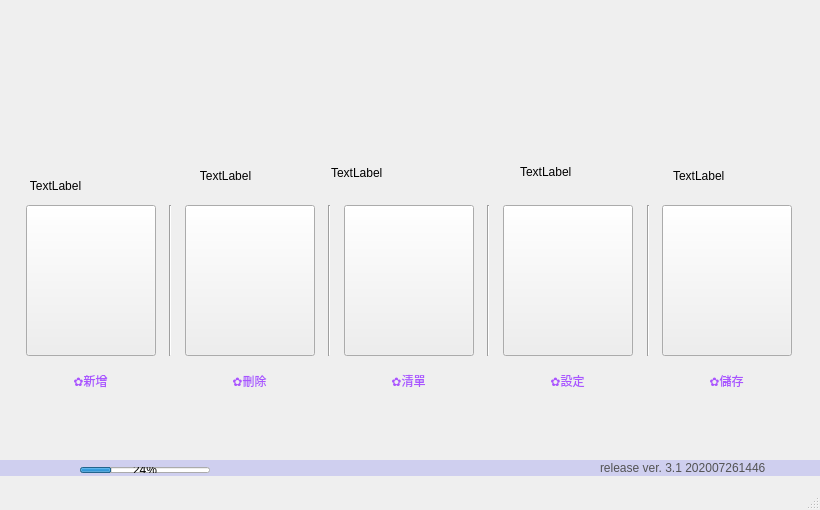
<?xml version="1.0" encoding="UTF-8"?>
<ui version="4.0">
 <class>MyMemo</class>
 <widget class="QMainWindow" name="MyMemo">
  <property name="geometry">
   <rect>
    <x>0</x>
    <y>0</y>
    <width>820</width>
    <height>510</height>
   </rect>
  </property>
  <property name="mouseTracking">
   <bool>false</bool>
  </property>
  <property name="windowTitle">
   <string>MyMemo</string>
  </property>
  <property name="windowIcon">
   <iconset resource="_src.qrc">
    <normaloff>:/new/prefix1/gp_source/icon.png</normaloff>:/new/prefix1/gp_source/icon.png</iconset>
  </property>
  <property name="styleSheet">
   <string notr="true"/>
  </property>
  <widget class="QWidget" name="centralwidget">
   <widget class="QPushButton" name="pushButton_2">
    <property name="geometry">
     <rect>
      <x>185</x>
      <y>205</y>
      <width>130</width>
      <height>151</height>
     </rect>
    </property>
    <property name="focusPolicy">
     <enum>Qt::ClickFocus</enum>
    </property>
    <property name="toolTip">
     <string>&lt;html&gt;&lt;head/&gt;&lt;body&gt;&lt;p&gt;&lt;span style=&quot; font-size:9pt;&quot;&gt;刪除事項&lt;/span&gt;&lt;/p&gt;&lt;/body&gt;&lt;/html&gt;</string>
    </property>
    <property name="styleSheet">
     <string notr="true"/>
    </property>
    <property name="text">
     <string/>
    </property>
    <property name="icon">
     <iconset resource="_src.qrc">
      <normaloff>:/new/prefix1/gp_source/newRemove.png</normaloff>:/new/prefix1/gp_source/newRemove.png</iconset>
    </property>
    <property name="iconSize">
     <size>
      <width>75</width>
      <height>75</height>
     </size>
    </property>
   </widget>
   <widget class="QPushButton" name="pushButton_3">
    <property name="geometry">
     <rect>
      <x>344</x>
      <y>205</y>
      <width>130</width>
      <height>151</height>
     </rect>
    </property>
    <property name="focusPolicy">
     <enum>Qt::ClickFocus</enum>
    </property>
    <property name="toolTip">
     <string>&lt;html&gt;&lt;head/&gt;&lt;body&gt;&lt;p&gt;&lt;span style=&quot; font-size:9pt;&quot;&gt;列出我的事項&lt;/span&gt;&lt;/p&gt;&lt;/body&gt;&lt;/html&gt;</string>
    </property>
    <property name="styleSheet">
     <string notr="true"/>
    </property>
    <property name="text">
     <string/>
    </property>
    <property name="icon">
     <iconset resource="_src.qrc">
      <normaloff>:/new/prefix1/gp_source/list.png</normaloff>:/new/prefix1/gp_source/list.png</iconset>
    </property>
    <property name="iconSize">
     <size>
      <width>80</width>
      <height>80</height>
     </size>
    </property>
   </widget>
   <widget class="QPushButton" name="pushButton_4">
    <property name="geometry">
     <rect>
      <x>662</x>
      <y>205</y>
      <width>130</width>
      <height>151</height>
     </rect>
    </property>
    <property name="focusPolicy">
     <enum>Qt::ClickFocus</enum>
    </property>
    <property name="toolTip">
     <string>&lt;html&gt;&lt;head/&gt;&lt;body&gt;&lt;p&gt;儲存更新並結束&lt;/p&gt;&lt;/body&gt;&lt;/html&gt;</string>
    </property>
    <property name="styleSheet">
     <string notr="true"/>
    </property>
    <property name="text">
     <string/>
    </property>
    <property name="icon">
     <iconset resource="_src.qrc">
      <normaloff>:/new/prefix1/gp_source/renew.png</normaloff>:/new/prefix1/gp_source/renew.png</iconset>
    </property>
    <property name="iconSize">
     <size>
      <width>70</width>
      <height>70</height>
     </size>
    </property>
   </widget>
   <widget class="QLabel" name="label">
    <property name="geometry">
     <rect>
      <x>370</x>
      <y>50</y>
      <width>47</width>
      <height>12</height>
     </rect>
    </property>
    <property name="text">
     <string/>
    </property>
   </widget>
   <widget class="QLabel" name="label_2">
    <property name="geometry">
     <rect>
      <x>140</x>
      <y>450</y>
      <width>47</width>
      <height>12</height>
     </rect>
    </property>
    <property name="text">
     <string/>
    </property>
   </widget>
   <widget class="QLabel" name="label_4">
    <property name="geometry">
     <rect>
      <x>-110</x>
      <y>-10</y>
      <width>931</width>
      <height>521</height>
     </rect>
    </property>
    <property name="styleSheet">
     <string notr="true">background-image: url(:/new/prefix1/gp_source/background.png);</string>
    </property>
    <property name="text">
     <string/>
    </property>
   </widget>
   <widget class="QLabel" name="label_5">
    <property name="geometry">
     <rect>
      <x>180</x>
      <y>0</y>
      <width>441</width>
      <height>161</height>
     </rect>
    </property>
    <property name="styleSheet">
     <string notr="true">border-image: url(:/new/prefix1/gp_source/board.png);</string>
    </property>
    <property name="text">
     <string/>
    </property>
   </widget>
   <widget class="QLabel" name="label_6">
    <property name="geometry">
     <rect>
      <x>20</x>
      <y>145</y>
      <width>71</width>
      <height>81</height>
     </rect>
    </property>
    <property name="text">
     <string>TextLabel</string>
    </property>
    <property name="alignment">
     <set>Qt::AlignCenter</set>
    </property>
   </widget>
   <widget class="QLabel" name="label_7">
    <property name="geometry">
     <rect>
      <x>190</x>
      <y>135</y>
      <width>71</width>
      <height>81</height>
     </rect>
    </property>
    <property name="text">
     <string>TextLabel</string>
    </property>
    <property name="alignment">
     <set>Qt::AlignCenter</set>
    </property>
   </widget>
   <widget class="QLabel" name="lsAll">
    <property name="geometry">
     <rect>
      <x>331</x>
      <y>132</y>
      <width>81</width>
      <height>81</height>
     </rect>
    </property>
    <property name="text">
     <string>TextLabel</string>
    </property>
   </widget>
   <widget class="QPushButton" name="pushButton">
    <property name="geometry">
     <rect>
      <x>26</x>
      <y>205</y>
      <width>130</width>
      <height>151</height>
     </rect>
    </property>
    <property name="focusPolicy">
     <enum>Qt::ClickFocus</enum>
    </property>
    <property name="toolTip">
     <string>&lt;html&gt;&lt;head/&gt;&lt;body&gt;&lt;p&gt;記錄事項&lt;/p&gt;&lt;/body&gt;&lt;/html&gt;</string>
    </property>
    <property name="styleSheet">
     <string notr="true"/>
    </property>
    <property name="text">
     <string/>
    </property>
    <property name="icon">
     <iconset resource="_src.qrc">
      <normaloff>:/new/prefix1/gp_source/newAdd.png</normaloff>:/new/prefix1/gp_source/newAdd.png</iconset>
    </property>
    <property name="iconSize">
     <size>
      <width>75</width>
      <height>75</height>
     </size>
    </property>
   </widget>
   <widget class="QLabel" name="label_3">
    <property name="geometry">
     <rect>
      <x>0</x>
      <y>460</y>
      <width>831</width>
      <height>16</height>
     </rect>
    </property>
    <property name="styleSheet">
     <string notr="true">background-color: rgb(161, 161, 241, 40%);
color: rgb(97, 97, 97, 80%);
</string>
    </property>
    <property name="text">
     <string/>
    </property>
   </widget>
   <widget class="QLabel" name="label_8">
    <property name="geometry">
     <rect>
      <x>370</x>
      <y>80</y>
      <width>47</width>
      <height>12</height>
     </rect>
    </property>
    <property name="text">
     <string/>
    </property>
   </widget>
   <widget class="QLabel" name="saveAndLeave">
    <property name="geometry">
     <rect>
      <x>673</x>
      <y>125</y>
      <width>71</width>
      <height>101</height>
     </rect>
    </property>
    <property name="text">
     <string>TextLabel</string>
    </property>
   </widget>
   <widget class="Line" name="line">
    <property name="geometry">
     <rect>
      <x>162</x>
      <y>205</y>
      <width>16</width>
      <height>151</height>
     </rect>
    </property>
    <property name="orientation">
     <enum>Qt::Vertical</enum>
    </property>
   </widget>
   <widget class="Line" name="line_2">
    <property name="geometry">
     <rect>
      <x>321</x>
      <y>205</y>
      <width>16</width>
      <height>151</height>
     </rect>
    </property>
    <property name="orientation">
     <enum>Qt::Vertical</enum>
    </property>
   </widget>
   <widget class="Line" name="line_3">
    <property name="geometry">
     <rect>
      <x>480</x>
      <y>205</y>
      <width>16</width>
      <height>151</height>
     </rect>
    </property>
    <property name="orientation">
     <enum>Qt::Vertical</enum>
    </property>
   </widget>
   <widget class="QProgressBar" name="proBar">
    <property name="geometry">
     <rect>
      <x>80</x>
      <y>467</y>
      <width>130</width>
      <height>6</height>
     </rect>
    </property>
    <property name="value">
     <number>24</number>
    </property>
   </widget>
   <widget class="QLabel" name="label_9">
    <property name="geometry">
     <rect>
      <x>600</x>
      <y>460</y>
      <width>216</width>
      <height>16</height>
     </rect>
    </property>
    <property name="sizePolicy">
     <sizepolicy hsizetype="Preferred" vsizetype="Preferred">
      <horstretch>0</horstretch>
      <verstretch>0</verstretch>
     </sizepolicy>
    </property>
    <property name="baseSize">
     <size>
      <width>216</width>
      <height>16</height>
     </size>
    </property>
    <property name="styleSheet">
     <string notr="true">font: 9pt &quot;清松手寫體2&quot;;
color: rgb(83, 83, 83);</string>
    </property>
    <property name="text">
     <string>release ver. 3.1 202007261446</string>
    </property>
   </widget>
   <widget class="Line" name="line_4">
    <property name="geometry">
     <rect>
      <x>640</x>
      <y>205</y>
      <width>16</width>
      <height>151</height>
     </rect>
    </property>
    <property name="orientation">
     <enum>Qt::Vertical</enum>
    </property>
   </widget>
   <widget class="QPushButton" name="pushButton_5">
    <property name="geometry">
     <rect>
      <x>503</x>
      <y>205</y>
      <width>130</width>
      <height>151</height>
     </rect>
    </property>
    <property name="focusPolicy">
     <enum>Qt::ClickFocus</enum>
    </property>
    <property name="toolTip">
     <string>設定</string>
    </property>
    <property name="styleSheet">
     <string notr="true"/>
    </property>
    <property name="text">
     <string/>
    </property>
    <property name="icon">
     <iconset resource="_src.qrc">
      <normaloff>:/new/prefix1/gp_source/settings.png</normaloff>:/new/prefix1/gp_source/settings.png</iconset>
    </property>
    <property name="iconSize">
     <size>
      <width>74</width>
      <height>74</height>
     </size>
    </property>
   </widget>
   <widget class="QLabel" name="settings">
    <property name="geometry">
     <rect>
      <x>520</x>
      <y>126</y>
      <width>81</width>
      <height>91</height>
     </rect>
    </property>
    <property name="text">
     <string>TextLabel</string>
    </property>
   </widget>
   <widget class="QLabel" name="label_10">
    <property name="geometry">
     <rect>
      <x>30</x>
      <y>360</y>
      <width>121</width>
      <height>41</height>
     </rect>
    </property>
    <property name="minimumSize">
     <size>
      <width>121</width>
      <height>41</height>
     </size>
    </property>
    <property name="maximumSize">
     <size>
      <width>121</width>
      <height>41</height>
     </size>
    </property>
    <property name="baseSize">
     <size>
      <width>121</width>
      <height>41</height>
     </size>
    </property>
    <property name="styleSheet">
     <string notr="true">font: 14pt &quot;清松手寫體2&quot;;
color: rgb(170, 85, 255);</string>
    </property>
    <property name="text">
     <string>✿新增</string>
    </property>
    <property name="alignment">
     <set>Qt::AlignCenter</set>
    </property>
   </widget>
   <widget class="QLabel" name="label_11">
    <property name="geometry">
     <rect>
      <x>189</x>
      <y>360</y>
      <width>121</width>
      <height>41</height>
     </rect>
    </property>
    <property name="minimumSize">
     <size>
      <width>121</width>
      <height>41</height>
     </size>
    </property>
    <property name="maximumSize">
     <size>
      <width>121</width>
      <height>41</height>
     </size>
    </property>
    <property name="baseSize">
     <size>
      <width>121</width>
      <height>41</height>
     </size>
    </property>
    <property name="styleSheet">
     <string notr="true">font: 14pt &quot;清松手寫體2&quot;;
color: rgb(170, 85, 255);</string>
    </property>
    <property name="text">
     <string>✿刪除</string>
    </property>
    <property name="alignment">
     <set>Qt::AlignCenter</set>
    </property>
   </widget>
   <widget class="QLabel" name="label_12">
    <property name="geometry">
     <rect>
      <x>348</x>
      <y>360</y>
      <width>121</width>
      <height>41</height>
     </rect>
    </property>
    <property name="minimumSize">
     <size>
      <width>121</width>
      <height>41</height>
     </size>
    </property>
    <property name="maximumSize">
     <size>
      <width>121</width>
      <height>41</height>
     </size>
    </property>
    <property name="baseSize">
     <size>
      <width>121</width>
      <height>41</height>
     </size>
    </property>
    <property name="styleSheet">
     <string notr="true">font: 14pt &quot;清松手寫體2&quot;;
color: rgb(170, 85, 255);</string>
    </property>
    <property name="text">
     <string>✿清單</string>
    </property>
    <property name="alignment">
     <set>Qt::AlignCenter</set>
    </property>
   </widget>
   <widget class="QLabel" name="label_13">
    <property name="geometry">
     <rect>
      <x>507</x>
      <y>360</y>
      <width>121</width>
      <height>41</height>
     </rect>
    </property>
    <property name="minimumSize">
     <size>
      <width>121</width>
      <height>41</height>
     </size>
    </property>
    <property name="maximumSize">
     <size>
      <width>121</width>
      <height>41</height>
     </size>
    </property>
    <property name="baseSize">
     <size>
      <width>121</width>
      <height>41</height>
     </size>
    </property>
    <property name="styleSheet">
     <string notr="true">font: 14pt &quot;清松手寫體2&quot;;
color: rgb(170, 85, 255);</string>
    </property>
    <property name="text">
     <string>✿設定</string>
    </property>
    <property name="alignment">
     <set>Qt::AlignCenter</set>
    </property>
   </widget>
   <widget class="QLabel" name="label_14">
    <property name="geometry">
     <rect>
      <x>666</x>
      <y>360</y>
      <width>121</width>
      <height>41</height>
     </rect>
    </property>
    <property name="minimumSize">
     <size>
      <width>121</width>
      <height>41</height>
     </size>
    </property>
    <property name="maximumSize">
     <size>
      <width>121</width>
      <height>41</height>
     </size>
    </property>
    <property name="baseSize">
     <size>
      <width>121</width>
      <height>41</height>
     </size>
    </property>
    <property name="styleSheet">
     <string notr="true">font: 14pt &quot;清松手寫體2&quot;;
color: rgb(170, 85, 255);</string>
    </property>
    <property name="text">
     <string>✿儲存</string>
    </property>
    <property name="alignment">
     <set>Qt::AlignCenter</set>
    </property>
   </widget>
   <zorder>label_4</zorder>
   <zorder>pushButton_2</zorder>
   <zorder>pushButton_3</zorder>
   <zorder>pushButton_4</zorder>
   <zorder>label</zorder>
   <zorder>label_2</zorder>
   <zorder>pushButton</zorder>
   <zorder>label_5</zorder>
   <zorder>label_6</zorder>
   <zorder>label_7</zorder>
   <zorder>lsAll</zorder>
   <zorder>label_3</zorder>
   <zorder>label_8</zorder>
   <zorder>saveAndLeave</zorder>
   <zorder>line</zorder>
   <zorder>line_2</zorder>
   <zorder>line_3</zorder>
   <zorder>proBar</zorder>
   <zorder>label_9</zorder>
   <zorder>line_4</zorder>
   <zorder>pushButton_5</zorder>
   <zorder>settings</zorder>
   <zorder>label_10</zorder>
   <zorder>label_11</zorder>
   <zorder>label_12</zorder>
   <zorder>label_13</zorder>
   <zorder>label_14</zorder>
  </widget>
  <widget class="QStatusBar" name="statusbar"/>
 </widget>
 <resources>
  <include location="_src.qrc"/>
 </resources>
 <connections/>
</ui>
